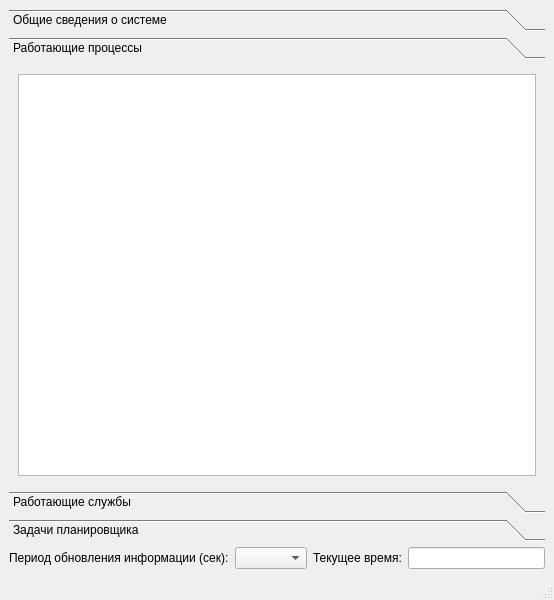
<?xml version="1.0" encoding="UTF-8"?>
<ui version="4.0">
 <class>MainWindow</class>
 <widget class="QMainWindow" name="MainWindow">
  <property name="geometry">
   <rect>
    <x>0</x>
    <y>0</y>
    <width>554</width>
    <height>600</height>
   </rect>
  </property>
  <property name="minimumSize">
   <size>
    <width>400</width>
    <height>600</height>
   </size>
  </property>
  <property name="maximumSize">
   <size>
    <width>16777215</width>
    <height>600</height>
   </size>
  </property>
  <property name="windowTitle">
   <string>SystemMonitor</string>
  </property>
  <widget class="QWidget" name="centralwidget">
   <layout class="QVBoxLayout" name="verticalLayout">
    <item>
     <widget class="QToolBox" name="toolBox">
      <property name="currentIndex">
       <number>1</number>
      </property>
      <widget class="QWidget" name="page_1">
       <property name="geometry">
        <rect>
         <x>0</x>
         <y>0</y>
         <width>536</width>
         <height>388</height>
        </rect>
       </property>
       <attribute name="label">
        <string>Общие сведения о системе</string>
       </attribute>
       <layout class="QVBoxLayout" name="verticalLayout_8">
        <item>
         <layout class="QHBoxLayout" name="horizontalLayout_13">
          <item>
           <widget class="QPlainTextEdit" name="plainTextEdit_3">
            <property name="plainText">
             <string/>
            </property>
           </widget>
          </item>
         </layout>
        </item>
       </layout>
      </widget>
      <widget class="QWidget" name="page_2">
       <property name="geometry">
        <rect>
         <x>0</x>
         <y>0</y>
         <width>536</width>
         <height>388</height>
        </rect>
       </property>
       <attribute name="label">
        <string>Работающие процессы</string>
       </attribute>
       <layout class="QVBoxLayout" name="verticalLayout_9">
        <item>
         <widget class="QTableWidget" name="tableWidget">
          <property name="font">
           <font>
            <pointsize>9</pointsize>
           </font>
          </property>
         </widget>
        </item>
       </layout>
      </widget>
      <widget class="QWidget" name="page_3">
       <property name="geometry">
        <rect>
         <x>0</x>
         <y>0</y>
         <width>536</width>
         <height>388</height>
        </rect>
       </property>
       <attribute name="label">
        <string>Работающие службы</string>
       </attribute>
       <layout class="QVBoxLayout" name="verticalLayout_10">
        <item>
         <widget class="QTableWidget" name="tableWidget_2"/>
        </item>
       </layout>
      </widget>
      <widget class="QWidget" name="page_4">
       <property name="geometry">
        <rect>
         <x>0</x>
         <y>0</y>
         <width>536</width>
         <height>388</height>
        </rect>
       </property>
       <attribute name="label">
        <string>Задачи планировщика</string>
       </attribute>
       <layout class="QVBoxLayout" name="verticalLayout_11">
        <item>
         <widget class="QTableWidget" name="tableWidget_3"/>
        </item>
       </layout>
      </widget>
     </widget>
    </item>
    <item>
     <layout class="QHBoxLayout" name="horizontalLayout_3">
      <item>
       <layout class="QHBoxLayout" name="horizontalLayout">
        <item>
         <widget class="QLabel" name="label">
          <property name="text">
           <string>Период обновления информации (сек):</string>
          </property>
         </widget>
        </item>
        <item>
         <widget class="QComboBox" name="comboBox">
          <property name="minimumSize">
           <size>
            <width>15</width>
            <height>0</height>
           </size>
          </property>
         </widget>
        </item>
       </layout>
      </item>
      <item>
       <layout class="QHBoxLayout" name="horizontalLayout_2">
        <item>
         <widget class="QLabel" name="label_6">
          <property name="text">
           <string>Текущее время:</string>
          </property>
         </widget>
        </item>
        <item>
         <widget class="QLineEdit" name="lineEdit_5"/>
        </item>
       </layout>
      </item>
     </layout>
    </item>
   </layout>
  </widget>
  <widget class="QMenuBar" name="menubar">
   <property name="geometry">
    <rect>
     <x>0</x>
     <y>0</y>
     <width>554</width>
     <height>22</height>
    </rect>
   </property>
  </widget>
  <widget class="QStatusBar" name="statusbar"/>
 </widget>
 <resources/>
 <connections/>
</ui>
